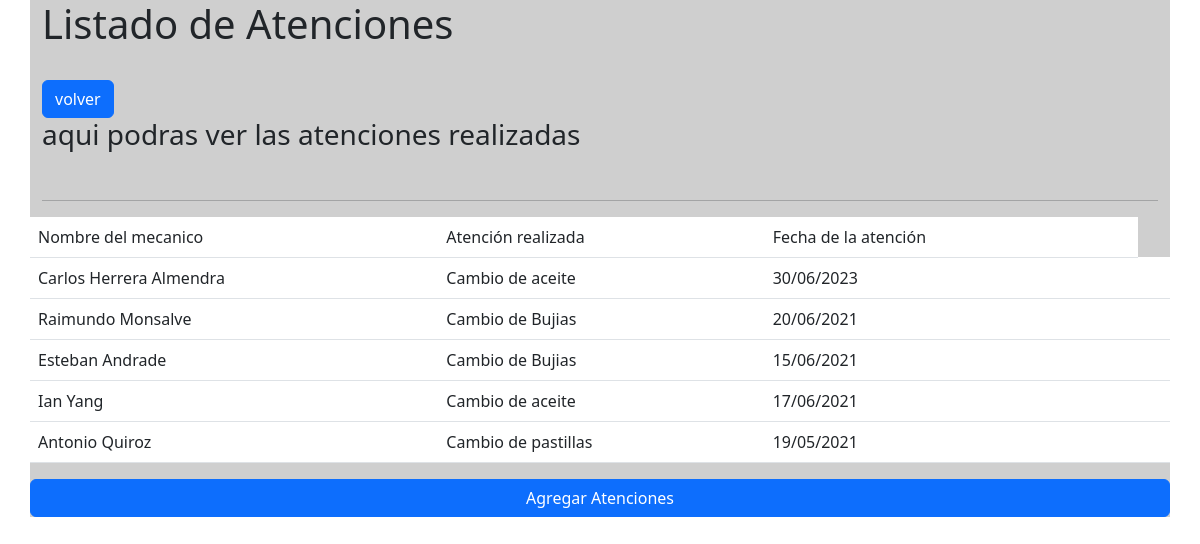
The app's page /Atenciones with its own data.
### core/models.py (models this page shows, shortened)
class Vehiculo(models.Model):
    patente = models.CharField(max_length=25, primary_key=True, verbose_name='Nombre Mecanico')
    marca = models.CharField(max_length=25, verbose_name='Atención Realizada')
    modelo = models.CharField(max_length=10, null=True, verbose_name='Fecha de Atención')
    categoria = models.ForeignKey(Categoria, on_delete= models.CASCADE)

### core/views.py (the view)
# urls.py: path('Atenciones',crud,name="crud"),
def crud(request):
    vVehiculos = Vehiculo.objects.all()
    contexto = {'nombre':'Héctor y Jorge', 'vehiculos':vVehiculos}
    return render(request, 'crud.html', contexto)

### core/templates/crud.html (shortened to what this page needs)
<!DOCTYPE html>
{%load static %}
<html lang="en">
<head>
    <link rel="stylesheet" href="{% static 'css/style.css' %}">
    <link href="https://cdn.jsdelivr.net/npm/bootstrap@5.3.0-alpha1/dist/css/bootstrap.min.css" rel="stylesheet">
</head>
<body>
    <div class="container">
        <div class="mb-3">
          <h1>Listado de Atenciones</h1>
          <br>
          <a class="btn btn-primary" href="/.." role="button">volver</a>
          <h3>aqui podras ver las atenciones realizadas</h3>
          <br>
          <hr>
          <div class="row">
            <table class="table">
              <tr>
                <td>Nombre del mecanico</td>
                <td>Atención realizada</td>
                <td>Fecha de la atención</td>
                <td></td>
              </tr>
             {% for i in vehiculos %}
              <tr>
                <td>{{i.patente}}</td>
                <td>{{i.marca}}</td>
                <td>{{i.modelo}}</td>
                <td>{{i.anio}}</td>
                <td>{{i.modificar}}</td>
              </tr>
             {% endfor %}
            </table>
            <br>
            <br>
          </div>
          <div class="row mb-3">
            <a class="btn btn-primary" href="{% url 'form_perrito'%}" role="link">Agregar Atenciones</a>
          </div>
        </div>
      </div>
</body>
</html>

### core/static/css/style.css (style rules this page uses)
.container { background-color: rgb(207, 207, 207); width: auto; }
* { margin: 0; padding: 0; }

### records on screen
Vehiculo: patente "Carlos Herrera Almendra", marca "Cambio de aceite", modelo "30/06/2023"
Vehiculo: patente "Raimundo Monsalve", marca "Cambio de Bujias", modelo "20/06/2021"
Vehiculo: patente "Esteban Andrade", marca "Cambio de Bujias", modelo "15/06/2021"
Vehiculo: patente "Ian Yang", marca "Cambio de aceite", modelo "17/06/2021"
Vehiculo: patente "Antonio Quiroz", marca "Cambio de pastillas", modelo "19/05/2021"
